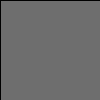
Frame 1 (no input)
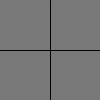
Frame 2 (the mouse pressed at the canvas centre, redrawn once)

The Processing sketch that drew these frames (run headless with seeded random() and noise(); the mouse was pressed at the canvas centre and the sketch redrawn once):

// Processing sketch: sketch_150806b
// ── sketch_150806b.pde
void setup() {
  size(100, 100);
  noLoop();
}

int bckgrnd = 100;

void draw() {
  background(bckgrnd+=10);
  line(mouseX, 0, mouseX, 100);
  line(0, mouseY, 100, mouseY);
}

void mousePressed() {
  redraw(); // Run the code in draw one time
}
